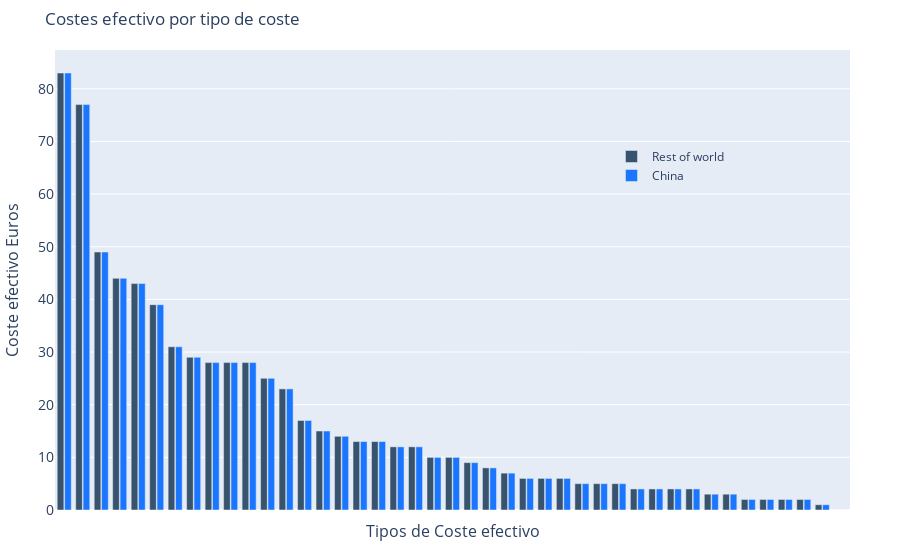

The notebook cell saved with this chart:
### Code cell
# graph = df_final_pob_melt.loc[(df_final_pob_melt['Nombre Ente Principal'] == municipio_types)]



df=df_final_pob_melt.pivot_table(index=['Descripción'],values=['coste_efectivo'],aggfunc=sum).sort_values(by='coste_efectivo',ascending=False).reset_index()
div=df_final_pob['Población 2018'].sum()
df['coste_efectivo_new']=df.apply(lambda new: round(new['coste_efectivo']/div,0), axis=1)

fig = go.Figure()
fig.add_trace(go.Bar(x=df['Descripción'] ,
                     y=df['coste_efectivo_new'] ,
                     name='Rest of world' ,
                     marker_color='rgb(55, 83, 109)'
                     ))
fig.add_trace(go.Bar(x=df['Descripción'] ,
                     y=df['coste_efectivo_new'],
                     name='China' ,
                     marker_color='rgb(26, 118, 255)'
                     ))



fig.update_layout(margin=dict(l=20,r=50,t=50,b=50),
title='Costes efectivo por tipo de coste' ,
xaxis_tickfont_size=12 ,
xaxis_tickangle=-45,
yaxis=dict(
    title='Coste efectivo Euros' ,
    titlefont_size=16 ,
    tickfont_size=14 ,
) ,
xaxis=dict(
    title='Tipos de Coste efectivo' ,
    titlefont_size=16 ,
    tickfont_size=14 ,showticklabels=False,
) ,                  

legend=dict(
    x=0.7 ,
    y=0.8 ,
    bgcolor='rgba(255, 255, 255, 0)' ,
    bordercolor='rgba(255, 255, 255, 0)'
) ,
barmode='group' ,
bargap=0.20 ,  # gap between bars of adjacent location coordinates.
bargroupgap=0.1  # gap between bars of the same location coordinate.
)


fig.show()

### Figure 1 — Plotly figure (JSON) as saved in the notebook; plotly's stock layout.template omitted (floating-point values rounded to 4 significant figures)
{"data": [{"marker": {"color": "rgb(55, 83, 109)"}, "name": "Rest of world", "type": "bar", "x": ["Necesidad social y atención inmediata a personas en riesgo de exclusión social", "Policía local", "Limpieza viaria", "Abastecimiento de agua potable", "Recogida de residuos", "Transporte colectivo urbano de viajeros", "Instalaciones deportivas de uso público", "Alumbrado público", "Pavimentación de las vías públicas", "Conservación, mantenimiento y vigilancia de los edificios destinados a educación", "Urbanismo: planeamiento, gestión, ejecución y disciplina urbanística", "Parque público", "Promoción de la cultura", "Tráfico, estacionamiento de vehículos y movilidad", "Promoción del deporte", "Prevención y extinción de incendios", "Tratamiento de residuos", "Alcantarillado", "Medio ambiente urbano: Parques y jardines públicos", "Instalaciones deportivas", "Evacuación y tratamiento de aguas residuales", "Infraestructura viaria y otros equipamientos de titularidad de la entidad local", "Equipamientos culturales", "Biblioteca pública", "Información y promoción de la actividad turística de interés y ámbito local", "Promoción y gestión de la vivienda de protección pública", "Instalaciones de ocupación del tiempo libre", "Protección de la salubridad pública", "Conservación y rehabilitación de la edificación", "Cementerio", "Acceso a los núcleos de población", "Abastos, mercados, lonjas ", "Medio ambiente urbano: Gestión de los residuos sólidos urbanos", "Promoción de la participación de los ciudadanos en las T.I.C.", "Protección civil", "Actividades funerarias", "Medio ambiente urbano", "Protección y gestión del Patrimonio histórico", "Ferias ", "Cooperar con las Administraciones educativas en la obtención de solares", "Protección contra contaminación acústica, lumínica y atmosférica", "Participar en la vigilancia del cumplimiento de la escolaridad obligatoria", "Comercio ambulante"], "y": [83, 77, 49, 44, 43, 39, 31, 29, 28, 28, 28, 25, 23, 17, 15, 14, 13, 13, 12, 12, 10, 10, 9, 8, 7, 6, 6, 6, 5, 5, 5, 4, 4, 4, 4, 3, 3, 2, 2, 2, 2, 1, 0]}, {"marker": {"color": "rgb(26, 118, 255)"}, "name": "China", "type": "bar", "x": ["Necesidad social y atención inmediata a personas en riesgo de exclusión social", "Policía local", "Limpieza viaria", "Abastecimiento de agua potable", "Recogida de residuos", "Transporte colectivo urbano de viajeros", "Instalaciones deportivas de uso público", "Alumbrado público", "Pavimentación de las vías públicas", "Conservación, mantenimiento y vigilancia de los edificios destinados a educación", "Urbanismo: planeamiento, gestión, ejecución y disciplina urbanística", "Parque público", "Promoción de la cultura", "Tráfico, estacionamiento de vehículos y movilidad", "Promoción del deporte", "Prevención y extinción de incendios", "Tratamiento de residuos", "Alcantarillado", "Medio ambiente urbano: Parques y jardines públicos", "Instalaciones deportivas", "Evacuación y tratamiento de aguas residuales", "Infraestructura viaria y otros equipamientos de titularidad de la entidad local", "Equipamientos culturales", "Biblioteca pública", "Información y promoción de la actividad turística de interés y ámbito local", "Promoción y gestión de la vivienda de protección pública", "Instalaciones de ocupación del tiempo libre", "Protección de la salubridad pública", "Conservación y rehabilitación de la edificación", "Cementerio", "Acceso a los núcleos de población", "Abastos, mercados, lonjas ", "Medio ambiente urbano: Gestión de los residuos sólidos urbanos", "Promoción de la participación de los ciudadanos en las T.I.C.", "Protección civil", "Actividades funerarias", "Medio ambiente urbano", "Protección y gestión del Patrimonio histórico", "Ferias ", "Cooperar con las Administraciones educativas en la obtención de solares", "Protección contra contaminación acústica, lumínica y atmosférica", "Participar en la vigilancia del cumplimiento de la escolaridad obligatoria", "Comercio ambulante"], "y": [83, 77, 49, 44, 43, 39, 31, 29, 28, 28, 28, 25, 23, 17, 15, 14, 13, 13, 12, 12, 10, 10, 9, 8, 7, 6, 6, 6, 5, 5, 5, 4, 4, 4, 4, 3, 3, 2, 2, 2, 2, 1, 0]}], "layout": {"autosize": true, "bargap": 0.2, "bargroupgap": 0.1, "barmode": "group", "legend": {"bgcolor": "rgba(255, 255, 255, 0)", "bordercolor": "rgba(255, 255, 255, 0)", "x": 0.7, "y": 0.8}, "margin": {"b": 50, "l": 20, "r": 50, "t": 50}, "title": {"text": "Costes efectivo por tipo de coste"}, "xaxis": {"autorange": true, "range": [-0.5, 42.5], "showticklabels": false, "tickangle": -45, "tickfont": {"size": 14}, "title": {"font": {"size": 16}, "text": "Tipos de Coste efectivo"}, "type": "category"}, "yaxis": {"autorange": true, "range": [0, 87.37], "tickfont": {"size": 14}, "title": {"font": {"size": 16}, "text": "Coste efectivo Euros"}, "type": "linear"}}}
